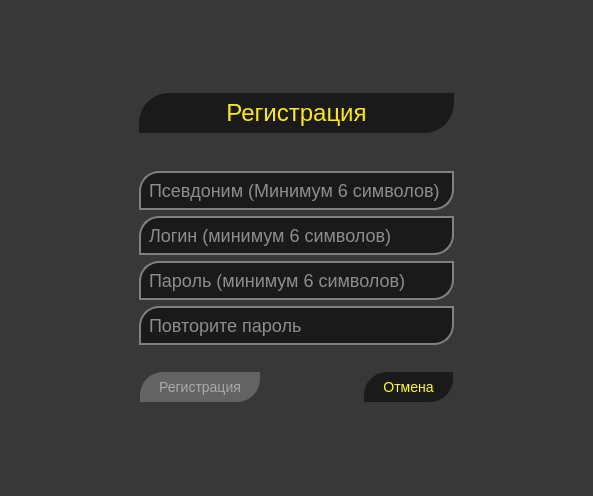
<?xml version="1.0" encoding="UTF-8"?>
<ui version="4.0">
 <class>RegistrationWidget</class>
 <widget class="QWidget" name="RegistrationWidget">
  <property name="geometry">
   <rect>
    <x>0</x>
    <y>0</y>
    <width>593</width>
    <height>496</height>
   </rect>
  </property>
  <property name="windowTitle">
   <string>Form</string>
  </property>
  <property name="styleSheet">
   <string notr="true">* {
	background-color: #88000000;
}

QDialog, QDialog QLabel {
	background-color: #440000;
	color: red
}

QLineEdit {
	color: white;
	border: 2px solid gray;

	font-size: 18px;
	padding: 6px;

	border-top-left-radius: 20px;
	border-bottom-right-radius: 20px;
}

QLineEdit:hover {
	border-color: white;
}

QLineEdit:focus {
	border-color: yellow;
}

QLabel {
	font-size: 24px;
	color: rgb(255, 234, 0);

	border-top-left-radius: 30px;
	border-bottom-right-radius: 30px;

	padding: 6px;
}

QPushButton {
	color: yellow;
	font-size: 14px;
	padding: 6px 18px 6px 18px;

	border-top-left-radius: 24px;
	border-bottom-right-radius: 24px;

	border: 2px solid transparent;
}

QPushButton:hover {
	border-color: yellow;
}

QPushButton:pressed {
	background-color: yellow;
	color: #88000000;
}

QPushButton:disabled {
	background-color: #88888888;
	color: darkgray;
}</string>
  </property>
  <layout class="QGridLayout" name="gridLayout">
   <item row="2" column="2">
    <spacer name="verticalSpacer_5">
     <property name="orientation">
      <enum>Qt::Vertical</enum>
     </property>
     <property name="sizeType">
      <enum>QSizePolicy::Minimum</enum>
     </property>
     <property name="sizeHint" stdset="0">
      <size>
       <width>20</width>
       <height>32</height>
      </size>
     </property>
    </spacer>
   </item>
   <item row="1" column="1" colspan="3">
    <widget class="QLabel" name="labelTitle">
     <property name="text">
      <string>Регистрация</string>
     </property>
     <property name="alignment">
      <set>Qt::AlignCenter</set>
     </property>
    </widget>
   </item>
   <item row="0" column="2">
    <spacer name="verticalSpacer">
     <property name="orientation">
      <enum>Qt::Vertical</enum>
     </property>
     <property name="sizeHint" stdset="0">
      <size>
       <width>20</width>
       <height>31</height>
      </size>
     </property>
    </spacer>
   </item>
   <item row="5" column="1" colspan="3">
    <widget class="QLineEdit" name="editPassword">
     <property name="echoMode">
      <enum>QLineEdit::Password</enum>
     </property>
     <property name="placeholderText">
      <string>Пароль (минимум 6 символов)</string>
     </property>
    </widget>
   </item>
   <item row="5" column="4">
    <spacer name="horizontalSpacer_2">
     <property name="orientation">
      <enum>Qt::Horizontal</enum>
     </property>
     <property name="sizeHint" stdset="0">
      <size>
       <width>29</width>
       <height>20</height>
      </size>
     </property>
    </spacer>
   </item>
   <item row="7" column="2">
    <spacer name="verticalSpacer_2">
     <property name="orientation">
      <enum>Qt::Vertical</enum>
     </property>
     <property name="sizeType">
      <enum>QSizePolicy::Fixed</enum>
     </property>
     <property name="sizeHint" stdset="0">
      <size>
       <width>20</width>
       <height>20</height>
      </size>
     </property>
    </spacer>
   </item>
   <item row="5" column="0">
    <spacer name="horizontalSpacer_4">
     <property name="orientation">
      <enum>Qt::Horizontal</enum>
     </property>
     <property name="sizeHint" stdset="0">
      <size>
       <width>30</width>
       <height>20</height>
      </size>
     </property>
    </spacer>
   </item>
   <item row="4" column="1" colspan="3">
    <widget class="QLineEdit" name="editLogin">
     <property name="placeholderText">
      <string>Логин (минимум 6 символов)</string>
     </property>
    </widget>
   </item>
   <item row="8" column="2">
    <spacer name="horizontalSpacer">
     <property name="orientation">
      <enum>Qt::Horizontal</enum>
     </property>
     <property name="sizeType">
      <enum>QSizePolicy::Preferred</enum>
     </property>
     <property name="sizeHint" stdset="0">
      <size>
       <width>90</width>
       <height>20</height>
      </size>
     </property>
    </spacer>
   </item>
   <item row="9" column="2">
    <spacer name="verticalSpacer_3">
     <property name="orientation">
      <enum>Qt::Vertical</enum>
     </property>
     <property name="sizeHint" stdset="0">
      <size>
       <width>20</width>
       <height>32</height>
      </size>
     </property>
    </spacer>
   </item>
   <item row="8" column="1">
    <widget class="QPushButton" name="buttonRegistration">
     <property name="enabled">
      <bool>false</bool>
     </property>
     <property name="text">
      <string>Регистрация</string>
     </property>
    </widget>
   </item>
   <item row="8" column="3">
    <widget class="QPushButton" name="buttonCancel">
     <property name="text">
      <string>Отмена</string>
     </property>
    </widget>
   </item>
   <item row="6" column="1" colspan="3">
    <widget class="QLineEdit" name="editRepeatPassword">
     <property name="echoMode">
      <enum>QLineEdit::Password</enum>
     </property>
     <property name="placeholderText">
      <string>Повторите пароль</string>
     </property>
    </widget>
   </item>
   <item row="3" column="1" colspan="3">
    <widget class="QLineEdit" name="editNickname">
     <property name="placeholderText">
      <string>Псевдоним (Минимум 6 символов)</string>
     </property>
    </widget>
   </item>
  </layout>
 </widget>
 <resources/>
 <connections/>
</ui>
